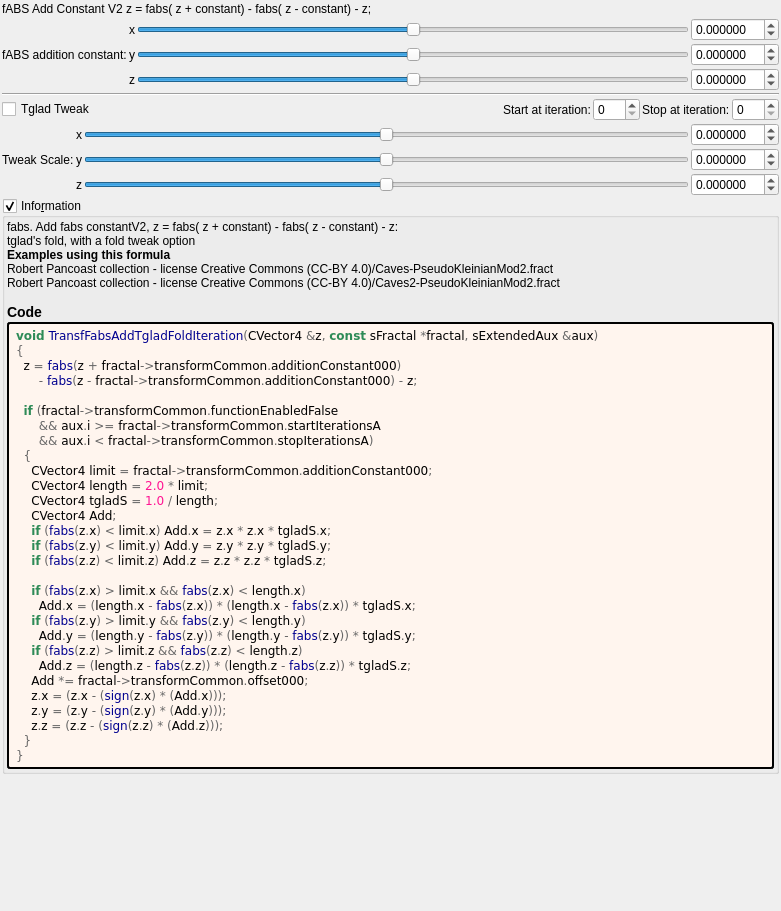
 <widget class="QWidget" name="Form">
  <property name="geometry">
   <rect>
    <x>0</x>
    <y>0</y>
    <width>781</width>
    <height>911</height>
   </rect>
  </property>
  <property name="windowTitle">
   <string notr="true">transf_fabs_add_tglad_fold</string>
  </property>
  <layout class="QVBoxLayout" name="verticalLayout">
   <property name="spacing">
    <number>2</number>
   </property>
   <property name="leftMargin">
    <number>2</number>
   </property>
   <property name="topMargin">
    <number>2</number>
   </property>
   <property name="rightMargin">
    <number>2</number>
   </property>
   <property name="bottomMargin">
    <number>2</number>
   </property>
   <item>
    <widget class="QLabel" name="label_26">
     <property name="text">
      <string>fABS Add Constant V2 z = fabs( z + constant) - fabs( z - constant) - z;</string>
     </property>
    </widget>
   </item>
   <item>
    <layout class="QGridLayout" name="gridLayout_4">
     <property name="spacing">
      <number>2</number>
     </property>
     <item row="0" column="3">
      <widget class="MyDoubleSpinBox" name="spinbox3_transf_addition_constant_x">
       <property name="enabled">
        <bool>true</bool>
       </property>
       <property name="sizePolicy">
        <sizepolicy hsizetype="Minimum" vsizetype="Maximum">
         <horstretch>0</horstretch>
         <verstretch>0</verstretch>
        </sizepolicy>
       </property>
       <property name="prefix">
        <string/>
       </property>
       <property name="decimals">
        <number>6</number>
       </property>
       <property name="minimum">
        <double>-99.989999999999995</double>
       </property>
       <property name="singleStep">
        <double>0.100000000000000</double>
       </property>
      </widget>
     </item>
     <item row="2" column="1">
      <widget class="QLabel" name="label_24">
       <property name="text">
        <string notr="true">z</string>
       </property>
      </widget>
     </item>
     <item row="0" column="2">
      <widget class="QSlider" name="slider3_transf_addition_constant_x">
       <property name="enabled">
        <bool>true</bool>
       </property>
       <property name="sizePolicy">
        <sizepolicy hsizetype="Expanding" vsizetype="Maximum">
         <horstretch>0</horstretch>
         <verstretch>0</verstretch>
        </sizepolicy>
       </property>
       <property name="minimum">
        <number>-5000000</number>
       </property>
       <property name="maximum">
        <number>5000000</number>
       </property>
       <property name="value">
        <number>0</number>
       </property>
       <property name="sliderPosition">
        <number>0</number>
       </property>
       <property name="orientation">
        <enum>Qt::Horizontal</enum>
       </property>
      </widget>
     </item>
     <item row="2" column="3">
      <widget class="MyDoubleSpinBox" name="spinbox3_transf_addition_constant_z">
       <property name="enabled">
        <bool>true</bool>
       </property>
       <property name="sizePolicy">
        <sizepolicy hsizetype="Minimum" vsizetype="Maximum">
         <horstretch>0</horstretch>
         <verstretch>0</verstretch>
        </sizepolicy>
       </property>
       <property name="decimals">
        <number>6</number>
       </property>
       <property name="minimum">
        <double>-99.989999999999995</double>
       </property>
       <property name="maximum">
        <double>99.989999999999995</double>
       </property>
       <property name="singleStep">
        <double>0.100000000000000</double>
       </property>
      </widget>
     </item>
     <item row="0" column="1">
      <widget class="QLabel" name="label_22">
       <property name="text">
        <string notr="true">x</string>
       </property>
      </widget>
     </item>
     <item row="1" column="2">
      <widget class="QSlider" name="slider3_transf_addition_constant_y">
       <property name="enabled">
        <bool>true</bool>
       </property>
       <property name="sizePolicy">
        <sizepolicy hsizetype="Expanding" vsizetype="Maximum">
         <horstretch>0</horstretch>
         <verstretch>0</verstretch>
        </sizepolicy>
       </property>
       <property name="minimum">
        <number>-5000000</number>
       </property>
       <property name="maximum">
        <number>5000000</number>
       </property>
       <property name="orientation">
        <enum>Qt::Horizontal</enum>
       </property>
      </widget>
     </item>
     <item row="1" column="1">
      <widget class="QLabel" name="label_25">
       <property name="text">
        <string notr="true">y</string>
       </property>
      </widget>
     </item>
     <item row="1" column="3">
      <widget class="MyDoubleSpinBox" name="spinbox3_transf_addition_constant_y">
       <property name="enabled">
        <bool>true</bool>
       </property>
       <property name="sizePolicy">
        <sizepolicy hsizetype="Minimum" vsizetype="Maximum">
         <horstretch>0</horstretch>
         <verstretch>0</verstretch>
        </sizepolicy>
       </property>
       <property name="decimals">
        <number>6</number>
       </property>
       <property name="minimum">
        <double>-99.989999999999995</double>
       </property>
       <property name="maximum">
        <double>99.989999999999995</double>
       </property>
       <property name="singleStep">
        <double>0.100000000000000</double>
       </property>
      </widget>
     </item>
     <item row="1" column="0">
      <widget class="QLabel" name="label_23">
       <property name="text">
        <string>fABS addition constant:</string>
       </property>
      </widget>
     </item>
     <item row="2" column="2">
      <widget class="QSlider" name="slider3_transf_addition_constant_z">
       <property name="enabled">
        <bool>true</bool>
       </property>
       <property name="sizePolicy">
        <sizepolicy hsizetype="Expanding" vsizetype="Maximum">
         <horstretch>0</horstretch>
         <verstretch>0</verstretch>
        </sizepolicy>
       </property>
       <property name="minimum">
        <number>-5000000</number>
       </property>
       <property name="maximum">
        <number>5000000</number>
       </property>
       <property name="orientation">
        <enum>Qt::Horizontal</enum>
       </property>
      </widget>
     </item>
    </layout>
   </item>
   <item>
    <widget class="Line" name="line_6">
     <property name="orientation">
      <enum>Qt::Horizontal</enum>
     </property>
    </widget>
   </item>
   <item>
    <layout class="QGridLayout" name="gridLayout_73">
     <property name="spacing">
      <number>2</number>
     </property>
     <item row="0" column="0">
      <widget class="QCheckBox" name="checkBox_transf_function_enabled_false">
       <property name="layoutDirection">
        <enum>Qt::LeftToRight</enum>
       </property>
       <property name="text">
        <string>Tglad Tweak</string>
       </property>
      </widget>
     </item>
     <item row="0" column="4">
      <widget class="QLabel" name="label_256">
       <property name="text">
        <string>Stop at iteration:</string>
       </property>
      </widget>
     </item>
     <item row="0" column="2">
      <widget class="QLabel" name="label_257">
       <property name="text">
        <string>Start at iteration:</string>
       </property>
      </widget>
     </item>
     <item row="0" column="1">
      <spacer name="horizontalSpacer_39">
       <property name="orientation">
        <enum>Qt::Horizontal</enum>
       </property>
       <property name="sizeHint" stdset="0">
        <size>
         <width>40</width>
         <height>20</height>
        </size>
       </property>
      </spacer>
     </item>
     <item row="0" column="3">
      <widget class="MySpinBox" name="spinboxInt_transf_start_iterations_A">
       <property name="sizePolicy">
        <sizepolicy hsizetype="Minimum" vsizetype="Maximum">
         <horstretch>0</horstretch>
         <verstretch>0</verstretch>
        </sizepolicy>
       </property>
       <property name="maximum">
        <number>999</number>
       </property>
      </widget>
     </item>
     <item row="0" column="5">
      <widget class="MySpinBox" name="spinboxInt_transf_stop_iterations_A">
       <property name="sizePolicy">
        <sizepolicy hsizetype="Minimum" vsizetype="Maximum">
         <horstretch>0</horstretch>
         <verstretch>0</verstretch>
        </sizepolicy>
       </property>
       <property name="maximum">
        <number>999</number>
       </property>
      </widget>
     </item>
    </layout>
   </item>
   <item>
    <layout class="QGridLayout" name="gridLayout_5">
     <property name="spacing">
      <number>2</number>
     </property>
     <item row="2" column="1">
      <widget class="QLabel" name="label_27">
       <property name="text">
        <string notr="true">z</string>
       </property>
      </widget>
     </item>
     <item row="0" column="1">
      <widget class="QLabel" name="label_28">
       <property name="text">
        <string notr="true">x</string>
       </property>
      </widget>
     </item>
     <item row="1" column="1">
      <widget class="QLabel" name="label_29">
       <property name="text">
        <string notr="true">y</string>
       </property>
      </widget>
     </item>
     <item row="1" column="0">
      <widget class="QLabel" name="label_30">
       <property name="text">
        <string>Tweak Scale:</string>
       </property>
      </widget>
     </item>
     <item row="2" column="2">
      <widget class="QSlider" name="slider3_transf_offset_000_z">
       <property name="enabled">
        <bool>true</bool>
       </property>
       <property name="sizePolicy">
        <sizepolicy hsizetype="Expanding" vsizetype="Maximum">
         <horstretch>0</horstretch>
         <verstretch>0</verstretch>
        </sizepolicy>
       </property>
       <property name="minimum">
        <number>-5000000</number>
       </property>
       <property name="maximum">
        <number>5000000</number>
       </property>
       <property name="orientation">
        <enum>Qt::Horizontal</enum>
       </property>
      </widget>
     </item>
     <item row="0" column="3">
      <widget class="MyDoubleSpinBox" name="spinbox3_transf_offset_000_x">
       <property name="enabled">
        <bool>true</bool>
       </property>
       <property name="sizePolicy">
        <sizepolicy hsizetype="Minimum" vsizetype="Maximum">
         <horstretch>0</horstretch>
         <verstretch>0</verstretch>
        </sizepolicy>
       </property>
       <property name="decimals">
        <number>6</number>
       </property>
       <property name="minimum">
        <double>-99.989999999999995</double>
       </property>
       <property name="maximum">
        <double>99.989999999999995</double>
       </property>
       <property name="singleStep">
        <double>0.100000000000000</double>
       </property>
      </widget>
     </item>
     <item row="1" column="3">
      <widget class="MyDoubleSpinBox" name="spinbox3_transf_offset_000_y">
       <property name="enabled">
        <bool>true</bool>
       </property>
       <property name="sizePolicy">
        <sizepolicy hsizetype="Minimum" vsizetype="Maximum">
         <horstretch>0</horstretch>
         <verstretch>0</verstretch>
        </sizepolicy>
       </property>
       <property name="decimals">
        <number>6</number>
       </property>
       <property name="minimum">
        <double>-99.989999999999995</double>
       </property>
       <property name="maximum">
        <double>99.989999999999995</double>
       </property>
       <property name="singleStep">
        <double>0.100000000000000</double>
       </property>
      </widget>
     </item>
     <item row="2" column="3">
      <widget class="MyDoubleSpinBox" name="spinbox3_transf_offset_000_z">
       <property name="enabled">
        <bool>true</bool>
       </property>
       <property name="sizePolicy">
        <sizepolicy hsizetype="Minimum" vsizetype="Maximum">
         <horstretch>0</horstretch>
         <verstretch>0</verstretch>
        </sizepolicy>
       </property>
       <property name="decimals">
        <number>6</number>
       </property>
       <property name="minimum">
        <double>-99.989999999999995</double>
       </property>
       <property name="maximum">
        <double>99.989999999999995</double>
       </property>
       <property name="singleStep">
        <double>0.100000000000000</double>
       </property>
      </widget>
     </item>
     <item row="1" column="2">
      <widget class="QSlider" name="slider3_transf_offset_000_y">
       <property name="enabled">
        <bool>true</bool>
       </property>
       <property name="sizePolicy">
        <sizepolicy hsizetype="Expanding" vsizetype="Maximum">
         <horstretch>0</horstretch>
         <verstretch>0</verstretch>
        </sizepolicy>
       </property>
       <property name="minimum">
        <number>-5000000</number>
       </property>
       <property name="maximum">
        <number>5000000</number>
       </property>
       <property name="orientation">
        <enum>Qt::Horizontal</enum>
       </property>
      </widget>
     </item>
     <item row="0" column="2">
      <widget class="QSlider" name="slider3_transf_offset_000_x">
       <property name="enabled">
        <bool>true</bool>
       </property>
       <property name="sizePolicy">
        <sizepolicy hsizetype="Expanding" vsizetype="Maximum">
         <horstretch>0</horstretch>
         <verstretch>0</verstretch>
        </sizepolicy>
       </property>
       <property name="minimum">
        <number>-5000000</number>
       </property>
       <property name="maximum">
        <number>5000000</number>
       </property>
       <property name="orientation">
        <enum>Qt::Horizontal</enum>
       </property>
      </widget>
     </item>
    </layout>
   </item>
   <item>
    <widget class="MyGroupBox" name="groupCheck_info">
     <property name="title">
      <string>Info&amp;rmation</string>
     </property>
     <property name="flat">
      <bool>false</bool>
     </property>
     <property name="checkable">
      <bool>true</bool>
     </property>
     <layout class="QVBoxLayout" name="verticalLayout_2">
      <property name="spacing">
       <number>2</number>
      </property>
      <property name="leftMargin">
       <number>2</number>
      </property>
      <property name="topMargin">
       <number>2</number>
      </property>
      <property name="rightMargin">
       <number>2</number>
      </property>
      <property name="bottomMargin">
       <number>2</number>
      </property>
      <item>
       <widget class="QLabel" name="label_information_general">
        <property name="text">
         <string notr="true">&lt;p&gt;fabs. Add fabs constantV2,  z = fabs( z + constant) - fabs( z - constant) - z:&lt;br&gt;tglad's fold, with a fold tweak option&lt;/p&gt;&lt;table&gt;
&lt;/table&gt;
&lt;br&gt;&lt;b&gt;Examples using this formula&lt;/b&gt;&lt;br&gt;Robert Pancoast collection - license Creative Commons (CC-BY 4.0)/Caves-PseudoKleinianMod2.fract&lt;br&gt;Robert Pancoast collection - license Creative Commons (CC-BY 4.0)/Caves2-PseudoKleinianMod2.fract&lt;h3&gt;Code&lt;/h3&gt;</string>
        </property>
        <property name="wordWrap">
         <bool>true</bool>
        </property>
        <property name="openExternalLinks">
         <bool>true</bool>
        </property>
        <property name="textInteractionFlags">
         <set>Qt::LinksAccessibleByMouse|Qt::TextSelectableByMouse</set>
        </property>
       </widget>
      </item>
      <item>
       <widget class="QLabel" name="label_code_content">
        <property name="styleSheet">
         <string notr="true">border-style: outset; border-width: 2px; border-radius: 3px; border-color: black; background-color: #fff5ee; padding: 4px;</string>
        </property>
        <property name="text">
         <string notr="true">&lt;body style=&quot;background-color:#fff5ee&quot;&gt;
&lt;pre style=&quot;color:#000000; background-color:#fff5ee;  font-family:'Courier New',monospace;&quot;&gt;&lt;span style=&quot;color:#2e8b57; font-weight:bold&quot;&gt;void&lt;/span&gt; &lt;span style=&quot;color:#00008f&quot;&gt;TransfFabsAddTgladFoldIteration&lt;/span&gt;&lt;span style=&quot;color:#676767&quot;&gt;(&lt;/span&gt;CVector4 &lt;span style=&quot;color:#676767&quot;&gt;&amp;amp;&lt;/span&gt;z&lt;span style=&quot;color:#676767&quot;&gt;,&lt;/span&gt; &lt;span style=&quot;color:#2e8b57; font-weight:bold&quot;&gt;const&lt;/span&gt; sFractal &lt;span style=&quot;color:#676767&quot;&gt;*&lt;/span&gt;fractal&lt;span style=&quot;color:#676767&quot;&gt;,&lt;/span&gt; sExtendedAux &lt;span style=&quot;color:#676767&quot;&gt;&amp;amp;&lt;/span&gt;aux&lt;span style=&quot;color:#676767&quot;&gt;)&lt;/span&gt;
&lt;span style=&quot;color:#676767&quot;&gt;{&lt;/span&gt;
  z &lt;span style=&quot;color:#676767&quot;&gt;=&lt;/span&gt; &lt;span style=&quot;color:#00008f&quot;&gt;fabs&lt;/span&gt;&lt;span style=&quot;color:#676767&quot;&gt;(&lt;/span&gt;z &lt;span style=&quot;color:#676767&quot;&gt;+&lt;/span&gt; fractal&lt;span style=&quot;color:#676767&quot;&gt;-&amp;gt;&lt;/span&gt;transformCommon&lt;span style=&quot;color:#676767&quot;&gt;.&lt;/span&gt;additionConstant000&lt;span style=&quot;color:#676767&quot;&gt;)&lt;/span&gt;
      &lt;span style=&quot;color:#676767&quot;&gt;-&lt;/span&gt; &lt;span style=&quot;color:#00008f&quot;&gt;fabs&lt;/span&gt;&lt;span style=&quot;color:#676767&quot;&gt;(&lt;/span&gt;z &lt;span style=&quot;color:#676767&quot;&gt;-&lt;/span&gt; fractal&lt;span style=&quot;color:#676767&quot;&gt;-&amp;gt;&lt;/span&gt;transformCommon&lt;span style=&quot;color:#676767&quot;&gt;.&lt;/span&gt;additionConstant000&lt;span style=&quot;color:#676767&quot;&gt;) -&lt;/span&gt; z&lt;span style=&quot;color:#676767&quot;&gt;;&lt;/span&gt;

  &lt;span style=&quot;color:#2e8b57; font-weight:bold&quot;&gt;if&lt;/span&gt; &lt;span style=&quot;color:#676767&quot;&gt;(&lt;/span&gt;fractal&lt;span style=&quot;color:#676767&quot;&gt;-&amp;gt;&lt;/span&gt;transformCommon&lt;span style=&quot;color:#676767&quot;&gt;.&lt;/span&gt;functionEnabledFalse
      &lt;span style=&quot;color:#676767&quot;&gt;&amp;amp;&amp;amp;&lt;/span&gt; aux&lt;span style=&quot;color:#676767&quot;&gt;.&lt;/span&gt;i &lt;span style=&quot;color:#676767&quot;&gt;&amp;gt;=&lt;/span&gt; fractal&lt;span style=&quot;color:#676767&quot;&gt;-&amp;gt;&lt;/span&gt;transformCommon&lt;span style=&quot;color:#676767&quot;&gt;.&lt;/span&gt;startIterationsA
      &lt;span style=&quot;color:#676767&quot;&gt;&amp;amp;&amp;amp;&lt;/span&gt; aux&lt;span style=&quot;color:#676767&quot;&gt;.&lt;/span&gt;i &lt;span style=&quot;color:#676767&quot;&gt;&amp;lt;&lt;/span&gt; fractal&lt;span style=&quot;color:#676767&quot;&gt;-&amp;gt;&lt;/span&gt;transformCommon&lt;span style=&quot;color:#676767&quot;&gt;.&lt;/span&gt;stopIterationsA&lt;span style=&quot;color:#676767&quot;&gt;)&lt;/span&gt;
  &lt;span style=&quot;color:#676767&quot;&gt;{&lt;/span&gt;
    CVector4 limit &lt;span style=&quot;color:#676767&quot;&gt;=&lt;/span&gt; fractal&lt;span style=&quot;color:#676767&quot;&gt;-&amp;gt;&lt;/span&gt;transformCommon&lt;span style=&quot;color:#676767&quot;&gt;.&lt;/span&gt;additionConstant000&lt;span style=&quot;color:#676767&quot;&gt;;&lt;/span&gt;
    CVector4 length &lt;span style=&quot;color:#676767&quot;&gt;=&lt;/span&gt; &lt;span style=&quot;color:#ff1493&quot;&gt;2.0&lt;/span&gt; &lt;span style=&quot;color:#676767&quot;&gt;*&lt;/span&gt; limit&lt;span style=&quot;color:#676767&quot;&gt;;&lt;/span&gt;
    CVector4 tgladS &lt;span style=&quot;color:#676767&quot;&gt;=&lt;/span&gt; &lt;span style=&quot;color:#ff1493&quot;&gt;1.0&lt;/span&gt; &lt;span style=&quot;color:#676767&quot;&gt;/&lt;/span&gt; length&lt;span style=&quot;color:#676767&quot;&gt;;&lt;/span&gt;
    CVector4 Add&lt;span style=&quot;color:#676767&quot;&gt;;&lt;/span&gt;
    &lt;span style=&quot;color:#2e8b57; font-weight:bold&quot;&gt;if&lt;/span&gt; &lt;span style=&quot;color:#676767&quot;&gt;(&lt;/span&gt;&lt;span style=&quot;color:#00008f&quot;&gt;fabs&lt;/span&gt;&lt;span style=&quot;color:#676767&quot;&gt;(&lt;/span&gt;z&lt;span style=&quot;color:#676767&quot;&gt;.&lt;/span&gt;x&lt;span style=&quot;color:#676767&quot;&gt;) &amp;lt;&lt;/span&gt; limit&lt;span style=&quot;color:#676767&quot;&gt;.&lt;/span&gt;x&lt;span style=&quot;color:#676767&quot;&gt;)&lt;/span&gt; Add&lt;span style=&quot;color:#676767&quot;&gt;.&lt;/span&gt;x &lt;span style=&quot;color:#676767&quot;&gt;=&lt;/span&gt; z&lt;span style=&quot;color:#676767&quot;&gt;.&lt;/span&gt;x &lt;span style=&quot;color:#676767&quot;&gt;*&lt;/span&gt; z&lt;span style=&quot;color:#676767&quot;&gt;.&lt;/span&gt;x &lt;span style=&quot;color:#676767&quot;&gt;*&lt;/span&gt; tgladS&lt;span style=&quot;color:#676767&quot;&gt;.&lt;/span&gt;x&lt;span style=&quot;color:#676767&quot;&gt;;&lt;/span&gt;
    &lt;span style=&quot;color:#2e8b57; font-weight:bold&quot;&gt;if&lt;/span&gt; &lt;span style=&quot;color:#676767&quot;&gt;(&lt;/span&gt;&lt;span style=&quot;color:#00008f&quot;&gt;fabs&lt;/span&gt;&lt;span style=&quot;color:#676767&quot;&gt;(&lt;/span&gt;z&lt;span style=&quot;color:#676767&quot;&gt;.&lt;/span&gt;y&lt;span style=&quot;color:#676767&quot;&gt;) &amp;lt;&lt;/span&gt; limit&lt;span style=&quot;color:#676767&quot;&gt;.&lt;/span&gt;y&lt;span style=&quot;color:#676767&quot;&gt;)&lt;/span&gt; Add&lt;span style=&quot;color:#676767&quot;&gt;.&lt;/span&gt;y &lt;span style=&quot;color:#676767&quot;&gt;=&lt;/span&gt; z&lt;span style=&quot;color:#676767&quot;&gt;.&lt;/span&gt;y &lt;span style=&quot;color:#676767&quot;&gt;*&lt;/span&gt; z&lt;span style=&quot;color:#676767&quot;&gt;.&lt;/span&gt;y &lt;span style=&quot;color:#676767&quot;&gt;*&lt;/span&gt; tgladS&lt;span style=&quot;color:#676767&quot;&gt;.&lt;/span&gt;y&lt;span style=&quot;color:#676767&quot;&gt;;&lt;/span&gt;
    &lt;span style=&quot;color:#2e8b57; font-weight:bold&quot;&gt;if&lt;/span&gt; &lt;span style=&quot;color:#676767&quot;&gt;(&lt;/span&gt;&lt;span style=&quot;color:#00008f&quot;&gt;fabs&lt;/span&gt;&lt;span style=&quot;color:#676767&quot;&gt;(&lt;/span&gt;z&lt;span style=&quot;color:#676767&quot;&gt;.&lt;/span&gt;z&lt;span style=&quot;color:#676767&quot;&gt;) &amp;lt;&lt;/span&gt; limit&lt;span style=&quot;color:#676767&quot;&gt;.&lt;/span&gt;z&lt;span style=&quot;color:#676767&quot;&gt;)&lt;/span&gt; Add&lt;span style=&quot;color:#676767&quot;&gt;.&lt;/span&gt;z &lt;span style=&quot;color:#676767&quot;&gt;=&lt;/span&gt; z&lt;span style=&quot;color:#676767&quot;&gt;.&lt;/span&gt;z &lt;span style=&quot;color:#676767&quot;&gt;*&lt;/span&gt; z&lt;span style=&quot;color:#676767&quot;&gt;.&lt;/span&gt;z &lt;span style=&quot;color:#676767&quot;&gt;*&lt;/span&gt; tgladS&lt;span style=&quot;color:#676767&quot;&gt;.&lt;/span&gt;z&lt;span style=&quot;color:#676767&quot;&gt;;&lt;/span&gt;

    &lt;span style=&quot;color:#2e8b57; font-weight:bold&quot;&gt;if&lt;/span&gt; &lt;span style=&quot;color:#676767&quot;&gt;(&lt;/span&gt;&lt;span style=&quot;color:#00008f&quot;&gt;fabs&lt;/span&gt;&lt;span style=&quot;color:#676767&quot;&gt;(&lt;/span&gt;z&lt;span style=&quot;color:#676767&quot;&gt;.&lt;/span&gt;x&lt;span style=&quot;color:#676767&quot;&gt;) &amp;gt;&lt;/span&gt; limit&lt;span style=&quot;color:#676767&quot;&gt;.&lt;/span&gt;x &lt;span style=&quot;color:#676767&quot;&gt;&amp;amp;&amp;amp;&lt;/span&gt; &lt;span style=&quot;color:#00008f&quot;&gt;fabs&lt;/span&gt;&lt;span style=&quot;color:#676767&quot;&gt;(&lt;/span&gt;z&lt;span style=&quot;color:#676767&quot;&gt;.&lt;/span&gt;x&lt;span style=&quot;color:#676767&quot;&gt;) &amp;lt;&lt;/span&gt; length&lt;span style=&quot;color:#676767&quot;&gt;.&lt;/span&gt;x&lt;span style=&quot;color:#676767&quot;&gt;)&lt;/span&gt;
      Add&lt;span style=&quot;color:#676767&quot;&gt;.&lt;/span&gt;x &lt;span style=&quot;color:#676767&quot;&gt;= (&lt;/span&gt;length&lt;span style=&quot;color:#676767&quot;&gt;.&lt;/span&gt;x &lt;span style=&quot;color:#676767&quot;&gt;-&lt;/span&gt; &lt;span style=&quot;color:#00008f&quot;&gt;fabs&lt;/span&gt;&lt;span style=&quot;color:#676767&quot;&gt;(&lt;/span&gt;z&lt;span style=&quot;color:#676767&quot;&gt;.&lt;/span&gt;x&lt;span style=&quot;color:#676767&quot;&gt;)) * (&lt;/span&gt;length&lt;span style=&quot;color:#676767&quot;&gt;.&lt;/span&gt;x &lt;span style=&quot;color:#676767&quot;&gt;-&lt;/span&gt; &lt;span style=&quot;color:#00008f&quot;&gt;fabs&lt;/span&gt;&lt;span style=&quot;color:#676767&quot;&gt;(&lt;/span&gt;z&lt;span style=&quot;color:#676767&quot;&gt;.&lt;/span&gt;x&lt;span style=&quot;color:#676767&quot;&gt;)) *&lt;/span&gt; tgladS&lt;span style=&quot;color:#676767&quot;&gt;.&lt;/span&gt;x&lt;span style=&quot;color:#676767&quot;&gt;;&lt;/span&gt;
    &lt;span style=&quot;color:#2e8b57; font-weight:bold&quot;&gt;if&lt;/span&gt; &lt;span style=&quot;color:#676767&quot;&gt;(&lt;/span&gt;&lt;span style=&quot;color:#00008f&quot;&gt;fabs&lt;/span&gt;&lt;span style=&quot;color:#676767&quot;&gt;(&lt;/span&gt;z&lt;span style=&quot;color:#676767&quot;&gt;.&lt;/span&gt;y&lt;span style=&quot;color:#676767&quot;&gt;) &amp;gt;&lt;/span&gt; limit&lt;span style=&quot;color:#676767&quot;&gt;.&lt;/span&gt;y &lt;span style=&quot;color:#676767&quot;&gt;&amp;amp;&amp;amp;&lt;/span&gt; &lt;span style=&quot;color:#00008f&quot;&gt;fabs&lt;/span&gt;&lt;span style=&quot;color:#676767&quot;&gt;(&lt;/span&gt;z&lt;span style=&quot;color:#676767&quot;&gt;.&lt;/span&gt;y&lt;span style=&quot;color:#676767&quot;&gt;) &amp;lt;&lt;/span&gt; length&lt;span style=&quot;color:#676767&quot;&gt;.&lt;/span&gt;y&lt;span style=&quot;color:#676767&quot;&gt;)&lt;/span&gt;
      Add&lt;span style=&quot;color:#676767&quot;&gt;.&lt;/span&gt;y &lt;span style=&quot;color:#676767&quot;&gt;= (&lt;/span&gt;length&lt;span style=&quot;color:#676767&quot;&gt;.&lt;/span&gt;y &lt;span style=&quot;color:#676767&quot;&gt;-&lt;/span&gt; &lt;span style=&quot;color:#00008f&quot;&gt;fabs&lt;/span&gt;&lt;span style=&quot;color:#676767&quot;&gt;(&lt;/span&gt;z&lt;span style=&quot;color:#676767&quot;&gt;.&lt;/span&gt;y&lt;span style=&quot;color:#676767&quot;&gt;)) * (&lt;/span&gt;length&lt;span style=&quot;color:#676767&quot;&gt;.&lt;/span&gt;y &lt;span style=&quot;color:#676767&quot;&gt;-&lt;/span&gt; &lt;span style=&quot;color:#00008f&quot;&gt;fabs&lt;/span&gt;&lt;span style=&quot;color:#676767&quot;&gt;(&lt;/span&gt;z&lt;span style=&quot;color:#676767&quot;&gt;.&lt;/span&gt;y&lt;span style=&quot;color:#676767&quot;&gt;)) *&lt;/span&gt; tgladS&lt;span style=&quot;color:#676767&quot;&gt;.&lt;/span&gt;y&lt;span style=&quot;color:#676767&quot;&gt;;&lt;/span&gt;
    &lt;span style=&quot;color:#2e8b57; font-weight:bold&quot;&gt;if&lt;/span&gt; &lt;span style=&quot;color:#676767&quot;&gt;(&lt;/span&gt;&lt;span style=&quot;color:#00008f&quot;&gt;fabs&lt;/span&gt;&lt;span style=&quot;color:#676767&quot;&gt;(&lt;/span&gt;z&lt;span style=&quot;color:#676767&quot;&gt;.&lt;/span&gt;z&lt;span style=&quot;color:#676767&quot;&gt;) &amp;gt;&lt;/span&gt; limit&lt;span style=&quot;color:#676767&quot;&gt;.&lt;/span&gt;z &lt;span style=&quot;color:#676767&quot;&gt;&amp;amp;&amp;amp;&lt;/span&gt; &lt;span style=&quot;color:#00008f&quot;&gt;fabs&lt;/span&gt;&lt;span style=&quot;color:#676767&quot;&gt;(&lt;/span&gt;z&lt;span style=&quot;color:#676767&quot;&gt;.&lt;/span&gt;z&lt;span style=&quot;color:#676767&quot;&gt;) &amp;lt;&lt;/span&gt; length&lt;span style=&quot;color:#676767&quot;&gt;.&lt;/span&gt;z&lt;span style=&quot;color:#676767&quot;&gt;)&lt;/span&gt;
      Add&lt;span style=&quot;color:#676767&quot;&gt;.&lt;/span&gt;z &lt;span style=&quot;color:#676767&quot;&gt;= (&lt;/span&gt;length&lt;span style=&quot;color:#676767&quot;&gt;.&lt;/span&gt;z &lt;span style=&quot;color:#676767&quot;&gt;-&lt;/span&gt; &lt;span style=&quot;color:#00008f&quot;&gt;fabs&lt;/span&gt;&lt;span style=&quot;color:#676767&quot;&gt;(&lt;/span&gt;z&lt;span style=&quot;color:#676767&quot;&gt;.&lt;/span&gt;z&lt;span style=&quot;color:#676767&quot;&gt;)) * (&lt;/span&gt;length&lt;span style=&quot;color:#676767&quot;&gt;.&lt;/span&gt;z &lt;span style=&quot;color:#676767&quot;&gt;-&lt;/span&gt; &lt;span style=&quot;color:#00008f&quot;&gt;fabs&lt;/span&gt;&lt;span style=&quot;color:#676767&quot;&gt;(&lt;/span&gt;z&lt;span style=&quot;color:#676767&quot;&gt;.&lt;/span&gt;z&lt;span style=&quot;color:#676767&quot;&gt;)) *&lt;/span&gt; tgladS&lt;span style=&quot;color:#676767&quot;&gt;.&lt;/span&gt;z&lt;span style=&quot;color:#676767&quot;&gt;;&lt;/span&gt;
    Add &lt;span style=&quot;color:#676767&quot;&gt;*=&lt;/span&gt; fractal&lt;span style=&quot;color:#676767&quot;&gt;-&amp;gt;&lt;/span&gt;transformCommon&lt;span style=&quot;color:#676767&quot;&gt;.&lt;/span&gt;offset000&lt;span style=&quot;color:#676767&quot;&gt;;&lt;/span&gt;
    z&lt;span style=&quot;color:#676767&quot;&gt;.&lt;/span&gt;x &lt;span style=&quot;color:#676767&quot;&gt;= (&lt;/span&gt;z&lt;span style=&quot;color:#676767&quot;&gt;.&lt;/span&gt;x &lt;span style=&quot;color:#676767&quot;&gt;- (&lt;/span&gt;&lt;span style=&quot;color:#00008f&quot;&gt;sign&lt;/span&gt;&lt;span style=&quot;color:#676767&quot;&gt;(&lt;/span&gt;z&lt;span style=&quot;color:#676767&quot;&gt;.&lt;/span&gt;x&lt;span style=&quot;color:#676767&quot;&gt;) * (&lt;/span&gt;Add&lt;span style=&quot;color:#676767&quot;&gt;.&lt;/span&gt;x&lt;span style=&quot;color:#676767&quot;&gt;)));&lt;/span&gt;
    z&lt;span style=&quot;color:#676767&quot;&gt;.&lt;/span&gt;y &lt;span style=&quot;color:#676767&quot;&gt;= (&lt;/span&gt;z&lt;span style=&quot;color:#676767&quot;&gt;.&lt;/span&gt;y &lt;span style=&quot;color:#676767&quot;&gt;- (&lt;/span&gt;&lt;span style=&quot;color:#00008f&quot;&gt;sign&lt;/span&gt;&lt;span style=&quot;color:#676767&quot;&gt;(&lt;/span&gt;z&lt;span style=&quot;color:#676767&quot;&gt;.&lt;/span&gt;y&lt;span style=&quot;color:#676767&quot;&gt;) * (&lt;/span&gt;Add&lt;span style=&quot;color:#676767&quot;&gt;.&lt;/span&gt;y&lt;span style=&quot;color:#676767&quot;&gt;)));&lt;/span&gt;
    z&lt;span style=&quot;color:#676767&quot;&gt;.&lt;/span&gt;z &lt;span style=&quot;color:#676767&quot;&gt;= (&lt;/span&gt;z&lt;span style=&quot;color:#676767&quot;&gt;.&lt;/span&gt;z &lt;span style=&quot;color:#676767&quot;&gt;- (&lt;/span&gt;&lt;span style=&quot;color:#00008f&quot;&gt;sign&lt;/span&gt;&lt;span style=&quot;color:#676767&quot;&gt;(&lt;/span&gt;z&lt;span style=&quot;color:#676767&quot;&gt;.&lt;/span&gt;z&lt;span style=&quot;color:#676767&quot;&gt;) * (&lt;/span&gt;Add&lt;span style=&quot;color:#676767&quot;&gt;.&lt;/span&gt;z&lt;span style=&quot;color:#676767&quot;&gt;)));&lt;/span&gt;
  &lt;span style=&quot;color:#676767&quot;&gt;}&lt;/span&gt;
&lt;span style=&quot;color:#676767&quot;&gt;}&lt;/span&gt;
&lt;/pre&gt;
&lt;/body&gt;</string>
        </property>
        <property name="wordWrap">
         <bool>true</bool>
        </property>
        <property name="openExternalLinks">
         <bool>true</bool>
        </property>
        <property name="textInteractionFlags">
         <set>Qt::LinksAccessibleByMouse|Qt::TextSelectableByMouse</set>
        </property>
       </widget>
      </item>
     </layout>
    </widget>
   </item>
   <item>
    <spacer name="verticalSpacer">
     <property name="orientation">
      <enum>Qt::Vertical</enum>
     </property>
     <property name="sizeHint" stdset="0">
      <size>
       <width>20</width>
       <height>40</height>
      </size>
     </property>
    </spacer>
   </item>
  </layout>
 </widget>
